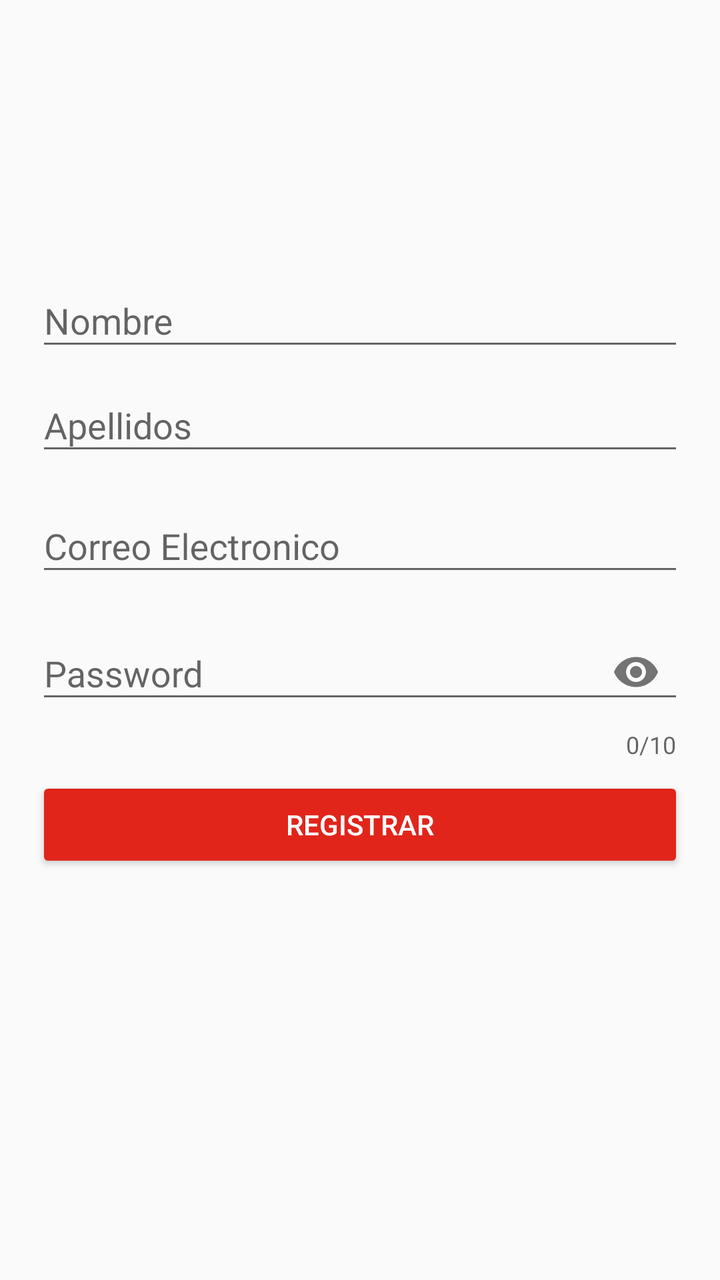
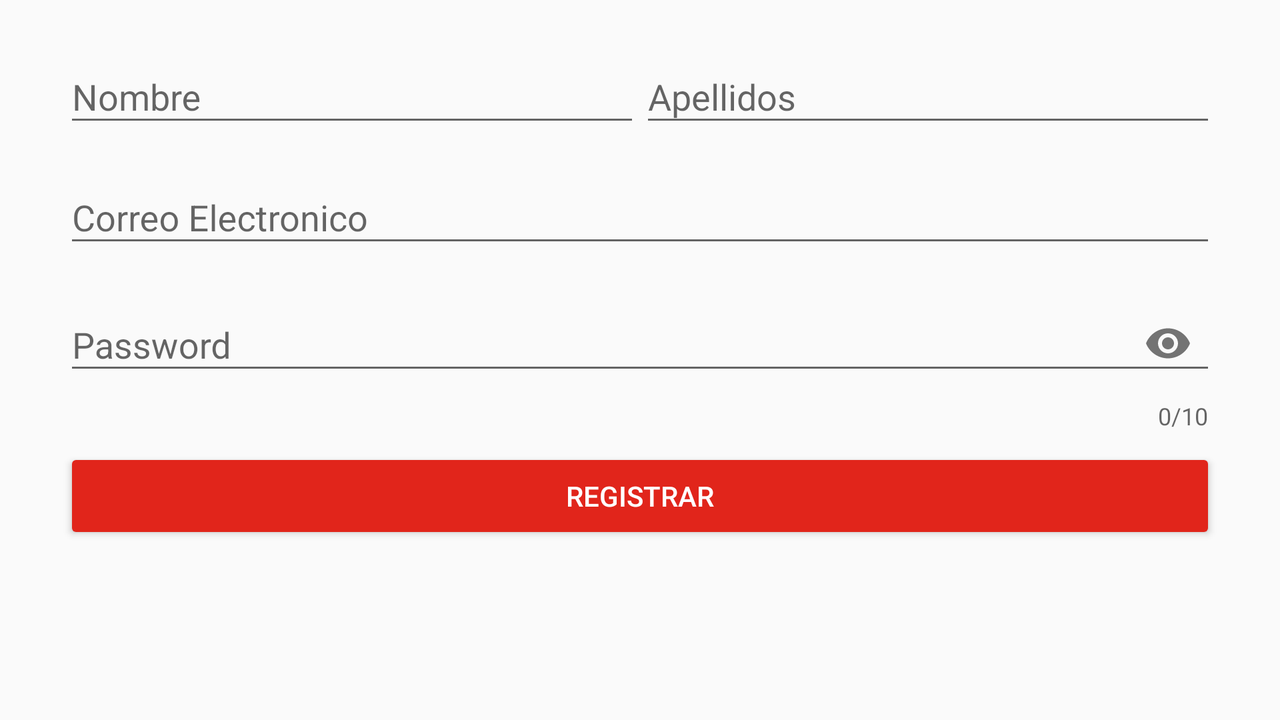

The same Android screen from two of the app's own layout files: first res/layout/ as a phone draws it, then the author's variant for another configuration, drawn on a device whose configuration selects that folder. Both files follow.
<!-- AndroidManifest.xml: application theme AppTheme -->
<!-- res/layout/activity_register.xml -->
<?xml version="1.0" encoding="utf-8"?>
<androidx.constraintlayout.widget.ConstraintLayout xmlns:android="http://schemas.android.com/apk/res/android"
    xmlns:app="http://schemas.android.com/apk/res-auto"
    xmlns:tools="http://schemas.android.com/tools"
    android:layout_width="match_parent"
    android:layout_height="match_parent"
    tools:context=".view.RegisterActivity">

    <androidx.constraintlayout.widget.Guideline
        android:id="@+id/r_top_guideline"
        android:layout_width="wrap_content"
        android:layout_height="wrap_content"
        android:orientation="horizontal"
        app:layout_constraintGuide_percent="0.20" />

    <androidx.constraintlayout.widget.Guideline
        android:id="@+id/r_left_guideline"
        android:layout_width="wrap_content"
        android:layout_height="wrap_content"
        android:orientation="vertical"
        app:layout_constraintGuide_percent="@fraction/guideline_left" />

    <androidx.constraintlayout.widget.Guideline
        android:id="@+id/r_right_guideline"
        android:layout_width="wrap_content"
        android:layout_height="wrap_content"
        android:orientation="vertical"
        app:layout_constraintGuide_percent="@fraction/guideline_right" />

    <com.google.android.material.textfield.TextInputLayout
        android:id="@+id/r_name_textInput"
        android:layout_width="0dp"
        android:layout_height="wrap_content"
        app:layout_constraintEnd_toStartOf="@+id/r_right_guideline"
        app:layout_constraintStart_toStartOf="@+id/r_left_guideline"
        app:layout_constraintTop_toTopOf="@+id/r_top_guideline">

        <com.google.android.material.textfield.TextInputEditText
            android:id="@+id/r_name_editText"
            android:layout_width="match_parent"
            android:layout_height="wrap_content"
            android:hint="@string/name"
            android:singleLine="true" />
    </com.google.android.material.textfield.TextInputLayout>

    <com.google.android.material.textfield.TextInputLayout
        android:id="@+id/r_lastName_textInput"
        android:layout_width="0dp"
        android:layout_height="wrap_content"
        app:layout_constraintEnd_toStartOf="@+id/r_right_guideline"
        app:layout_constraintStart_toStartOf="@+id/r_left_guideline"
        app:layout_constraintTop_toBottomOf="@+id/r_name_textInput">

        <com.google.android.material.textfield.TextInputEditText
            android:id="@+id/r_lastName_editText"
            android:layout_width="match_parent"
            android:layout_height="wrap_content"
            android:hint="@string/last_name"
            android:singleLine="true" />
    </com.google.android.material.textfield.TextInputLayout>

    <com.google.android.material.textfield.TextInputLayout
        android:id="@+id/r_email_textInput"
        android:layout_width="0dp"
        android:layout_height="wrap_content"
        android:layout_marginTop="8dp"
        app:layout_constraintEnd_toStartOf="@+id/r_right_guideline"
        app:layout_constraintStart_toStartOf="@+id/r_left_guideline"
        app:layout_constraintTop_toBottomOf="@+id/r_lastName_textInput">

        <com.google.android.material.textfield.TextInputEditText
            android:id="@+id/r_email_editText"
            android:layout_width="match_parent"
            android:layout_height="wrap_content"
            android:hint="@string/email"
            android:inputType="textEmailAddress"
            android:singleLine="true" />
    </com.google.android.material.textfield.TextInputLayout>

    <com.google.android.material.textfield.TextInputLayout
        android:id="@+id/textInputLayout"
        android:layout_width="0dp"
        android:layout_height="wrap_content"
        android:layout_marginTop="8dp"
        android:hint="@string/password"
        app:counterEnabled="true"
        app:counterMaxLength="10"
        app:layout_constraintEnd_toStartOf="@+id/r_right_guideline"
        app:layout_constraintStart_toStartOf="@+id/r_left_guideline"
        app:layout_constraintTop_toBottomOf="@+id/r_email_textInput"
        app:passwordToggleEnabled="true">

        <com.google.android.material.textfield.TextInputEditText
            android:layout_width="match_parent"
            android:layout_height="wrap_content"
            android:inputType="textPassword"
            android:singleLine="true" />
    </com.google.android.material.textfield.TextInputLayout>

    <Button
        android:id="@+id/r_register_button"
        style="@style/Widget.AppCompat.Button.Colored"
        android:layout_width="0dp"
        android:layout_height="wrap_content"
        android:layout_marginTop="8dp"
        android:text="@string/register"
        app:layout_constraintEnd_toStartOf="@+id/r_right_guideline"
        app:layout_constraintStart_toStartOf="@+id/r_left_guideline"
        app:layout_constraintTop_toBottomOf="@+id/textInputLayout" />

</androidx.constraintlayout.widget.ConstraintLayout>
<!-- resources referenced by this layout -->
<resources>
  <string name="email">Correo Electronico</string>
  <string name="last_name">Apellidos</string>
  <string name="name">Nombre</string>
  <string name="password">Password</string>
  <string name="register">Registrar</string>
  <style name="AppTheme" parent="Theme.AppCompat.Light.DarkActionBar">
          
          <item name="colorPrimary">@color/colorPrimary</item>
          <item name="colorPrimaryDark">@color/colorPrimaryDark</item>
          <item name="colorAccent">@color/colorAccent</item>
          <item name="actionBarTheme">@style/ToolbarStyle</item>
          <item name="background">@color/background</item>
      </style>
  <color name="colorPrimary">#ffdc20</color>
  <color name="colorPrimaryDark">#c8ab00</color>
  <color name="colorAccent">#e1251b</color>
  <style name="ToolbarStyle" parent="Widget.AppCompat.ActionBar">
          <item name="android:textColorPrimary">@color/elektra_red</item>
      </style>
  <color name="background">#EFF0F0</color>
  <color name="elektra_red">#e1251b</color>
</resources>
<!-- res/layout-land/activity_register.xml (the author's variant of the layout above) -->
<!-- drawn on the phone turned sideways -->
<?xml version="1.0" encoding="utf-8"?>
<androidx.constraintlayout.widget.ConstraintLayout xmlns:android="http://schemas.android.com/apk/res/android"
    xmlns:app="http://schemas.android.com/apk/res-auto"
    xmlns:tools="http://schemas.android.com/tools"
    android:layout_width="match_parent"
    android:layout_height="match_parent"
    tools:context=".view.RegisterActivity">

    <androidx.constraintlayout.widget.Guideline
        android:id="@+id/r_left_guideline"
        android:layout_width="wrap_content"
        android:layout_height="wrap_content"
        android:orientation="vertical"
        app:layout_constraintGuide_percent="@fraction/guideline_left" />

    <androidx.constraintlayout.widget.Guideline
        android:id="@+id/r_center_guideline"
        android:layout_width="wrap_content"
        android:layout_height="wrap_content"
        android:orientation="vertical"
        app:layout_constraintGuide_percent="0.5" />

    <androidx.constraintlayout.widget.Guideline
        android:id="@+id/r_right_guideline"
        android:layout_width="wrap_content"
        android:layout_height="wrap_content"
        android:orientation="vertical"
        app:layout_constraintGuide_percent="@fraction/guideline_right" />

    <com.google.android.material.textfield.TextInputLayout
        android:id="@+id/r_name_textInput"
        android:layout_width="0dp"
        android:layout_height="wrap_content"
        android:layout_marginTop="16dp"
        app:layout_constraintEnd_toStartOf="@+id/r_center_guideline"
        app:layout_constraintStart_toStartOf="@+id/r_left_guideline"
        app:layout_constraintTop_toTopOf="parent">

        <com.google.android.material.textfield.TextInputEditText
            android:id="@+id/r_name_editText"
            android:layout_width="match_parent"
            android:layout_height="match_parent"
            android:hint="@string/name"
            android:singleLine="true" />
    </com.google.android.material.textfield.TextInputLayout>

    <com.google.android.material.textfield.TextInputLayout
        android:id="@+id/r_lastName_textInput"
        android:layout_width="0dp"
        android:layout_height="wrap_content"
        android:layout_marginTop="16dp"
        app:layout_constraintEnd_toStartOf="@+id/r_right_guideline"
        app:layout_constraintStart_toStartOf="@+id/r_center_guideline"
        app:layout_constraintTop_toTopOf="parent">

        <com.google.android.material.textfield.TextInputEditText
            android:id="@+id/r_lastName_editText"
            android:layout_width="match_parent"
            android:layout_height="wrap_content"
            android:hint="@string/last_name"
            android:singleLine="true" />
    </com.google.android.material.textfield.TextInputLayout>

    <com.google.android.material.textfield.TextInputLayout
        android:id="@+id/r_email_textInput"
        android:layout_width="0dp"
        android:layout_height="wrap_content"
        android:layout_marginTop="8dp"
        app:layout_constraintEnd_toStartOf="@+id/r_right_guideline"
        app:layout_constraintStart_toStartOf="@+id/r_left_guideline"
        app:layout_constraintTop_toBottomOf="@+id/r_lastName_textInput">

        <com.google.android.material.textfield.TextInputEditText
            android:id="@+id/r_email_editText"
            android:layout_width="match_parent"
            android:layout_height="wrap_content"
            android:hint="@string/email"
            android:inputType="textEmailAddress"
            android:singleLine="true" />
    </com.google.android.material.textfield.TextInputLayout>

    <com.google.android.material.textfield.TextInputLayout
        android:id="@+id/textInputLayout"
        android:layout_width="0dp"
        android:layout_height="wrap_content"
        android:layout_marginTop="8dp"
        android:hint="@string/password"
        app:counterEnabled="true"
        app:counterMaxLength="10"
        app:layout_constraintEnd_toStartOf="@+id/r_right_guideline"
        app:layout_constraintStart_toStartOf="@+id/r_left_guideline"
        app:layout_constraintTop_toBottomOf="@+id/r_email_textInput"
        app:passwordToggleEnabled="true">

        <com.google.android.material.textfield.TextInputEditText
            android:layout_width="match_parent"
            android:layout_height="wrap_content"
            android:inputType="textPassword"
            android:singleLine="true" />
    </com.google.android.material.textfield.TextInputLayout>

    <Button
        android:id="@+id/r_register_button"
        style="@style/Widget.AppCompat.Button.Colored"
        android:layout_width="0dp"
        android:layout_height="wrap_content"
        android:layout_marginTop="8dp"
        android:text="@string/register"
        app:layout_constraintEnd_toStartOf="@+id/r_right_guideline"
        app:layout_constraintStart_toStartOf="@+id/r_left_guideline"
        app:layout_constraintTop_toBottomOf="@+id/textInputLayout" />

</androidx.constraintlayout.widget.ConstraintLayout>
